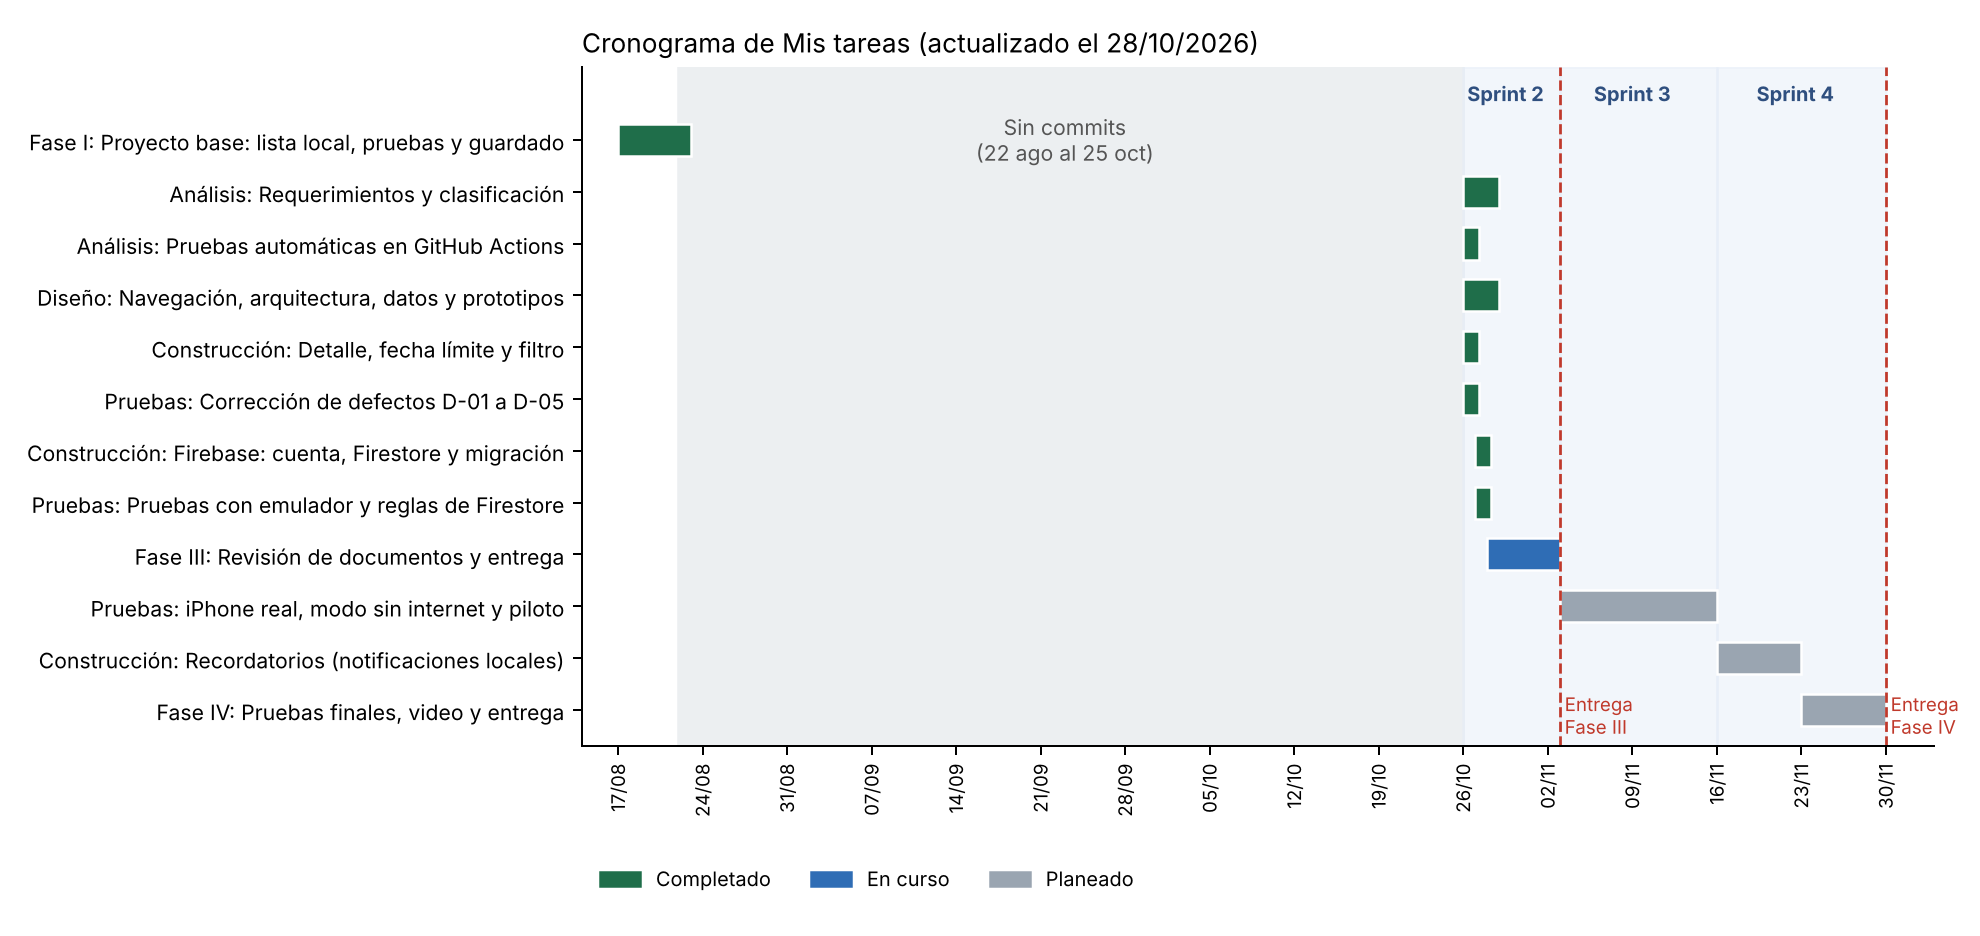

This figure's Python source:
import matplotlib; matplotlib.use("Agg")
import matplotlib.pyplot as plt, matplotlib.dates as mdates
from matplotlib.patches import Patch
from datetime import date
D=lambda m,d: date(2026,m,d)
rows=[
 ("Fase I","Proyecto base: lista local, pruebas y guardado",D(8,17),D(8,22),"done"),
 ("Análisis","Requerimientos y clasificación",D(10,26),D(10,28),"done"),
 ("Análisis","Pruebas automáticas en GitHub Actions",D(10,26),D(10,26),"done"),
 ("Diseño","Navegación, arquitectura, datos y prototipos",D(10,26),D(10,28),"done"),
 ("Construcción","Detalle, fecha límite y filtro",D(10,26),D(10,26),"done"),
 ("Pruebas","Corrección de defectos D-01 a D-05",D(10,26),D(10,26),"done"),
 ("Construcción","Firebase: cuenta, Firestore y migración",D(10,27),D(10,27),"done"),
 ("Pruebas","Pruebas con emulador y reglas de Firestore",D(10,27),D(10,27),"done"),
 ("Fase III","Revisión de documentos y entrega",D(10,28),D(11,2),"prog"),
 ("Pruebas","iPhone real, modo sin internet y piloto",D(11,3),D(11,15),"todo"),
 ("Construcción","Recordatorios (notificaciones locales)",D(11,16),D(11,22),"todo"),
 ("Fase IV","Pruebas finales, video y entrega",D(11,23),D(11,29),"todo"),
]
col={"done":"#1F6E4A","prog":"#2F6DB5","todo":"#9AA5B1"}
lab={"done":"Completado","prog":"En curso","todo":"Planeado"}
fig,ax=plt.subplots(figsize=(11,5.2),dpi=180); n=len(rows)
for i,(f,t,a,b,st) in enumerate(rows):
    y=n-1-i; w=max((b-a).days+1,1.3)
    ax.barh(y,w,left=mdates.date2num(a),height=0.62,color=col[st],edgecolor="white")
ax.set_yticks(range(n)); ax.set_yticklabels([f"{r[0]}: {r[1]}" for r in rows][::-1],fontsize=8.5)
ax.axvspan(mdates.date2num(D(8,22)),mdates.date2num(D(10,26)),color="#ECEFF1",zorder=0)
ax.text(mdates.date2num(D(9,23)),n-1.4,"Sin commits\n(22 ago al 25 oct)",ha="center",fontsize=8.5,color="#555")
for a,b,lbl in [(D(10,26),D(11,2),"Sprint 2"),(D(11,3),D(11,15),"Sprint 3"),(D(11,16),D(11,29),"Sprint 4")]:
    ax.axvspan(mdates.date2num(a),mdates.date2num(b)+1,color="#E4ECF7",alpha=.45,zorder=0)
    ax.text(mdates.date2num(a)+ (b-a).days/2,n-0.25,lbl,ha="center",fontsize=8,color="#2F4F7F",fontweight="bold")
for dd,lbl in [(D(11,2),"Entrega\nFase III"),(D(11,29),"Entrega\nFase IV")]:
    ax.axvline(mdates.date2num(dd)+1,color="#C0392B",lw=1.1,ls="--")
    ax.text(mdates.date2num(dd)+1.4,-0.55,lbl,fontsize=7.5,color="#C0392B",va="bottom")
ax.xaxis_date(); ax.xaxis.set_major_locator(mdates.WeekdayLocator(byweekday=0))
ax.xaxis.set_major_formatter(mdates.DateFormatter("%d/%m")); plt.setp(ax.get_xticklabels(),rotation=90,fontsize=7.5)
ax.set_xlim(mdates.date2num(D(8,14)),mdates.date2num(D(12,4))); ax.set_ylim(-0.7,n+0.4)
for sp in ["top","right"]: ax.spines[sp].set_visible(False)
ax.legend(handles=[Patch(color=col[k],label=lab[k]) for k in col],loc="lower left",fontsize=8,frameon=False,ncol=3,bbox_to_anchor=(0,-0.24))
ax.set_title("Cronograma de Mis tareas (actualizado el 28/10/2026)",fontsize=10.5,loc="left")
plt.tight_layout(); plt.savefig("img/gantt.png")
